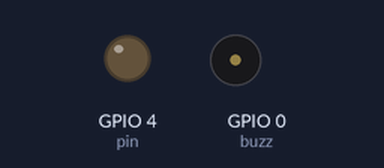
Recording of a program running on a simulated ESP32 board running MicroPython. Parts: output pins drawn as LEDs (lit = HIGH), buzzer (waves = sounding).

Above: at 0.6 s.
At 4.64 s:
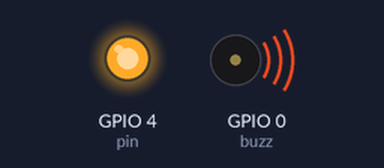
Timing chart, 0 to 6.9 s (numbered marks = the images above):
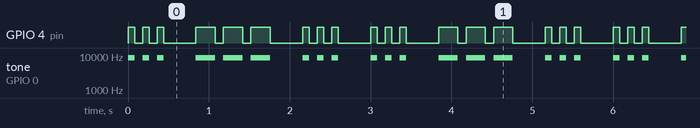

The program:

sos-with-beep.py
```python
from machine import Pin,PWM
import time

buzz = Pin(0, Pin.OUT)
pin = Pin(4, Pin.OUT)

def buzz_long():
    pin.on()
    buz = PWM(buzz, freq=9000, duty=100)
    time.sleep(0.24)
    pin.off()
    buz.deinit()
    time.sleep(0.1)

def buzz_short():
    pin.on()
    buz = PWM(buzz, freq=9000, duty=100)
    time.sleep(0.08)
    pin.off()
    buz.deinit()
    time.sleep(0.1)


while True:
    for i in range(3):
        buzz_short()
    time.sleep(0.3)
    for i in range(3):
        buzz_long()
    time.sleep(0.3)
    for i in range(3):
        buzz_short()
    time.sleep(0.3)
```

Measured:
- by itself, GPIO 4 (pin): repeats every 3.0 s: 2 × (LOW 0.10 s, HIGH 0.08 s), LOW 0.40 s, 2 × (HIGH 0.24 s, LOW 0.10 s), HIGH 0.24 s, LOW 0.40 s, 2 × (HIGH 0.08 s, LOW 0.10 s), HIGH 0.08 s, LOW 0.40 s, HIGH 0.08 s
- by itself, tone on GPIO 0 (buzz): repeats every 3.0 s: 2 × (silent 0.10 s, 9000 Hz 0.08 s), silent 0.40 s, 2 × (9000 Hz 0.24 s, silent 0.10 s), 9000 Hz 0.24 s, silent 0.40 s, 2 × (9000 Hz 0.08 s, silent 0.10 s), 9000 Hz 0.08 s, silent 0.40 s, 9000 Hz 0.08 s
